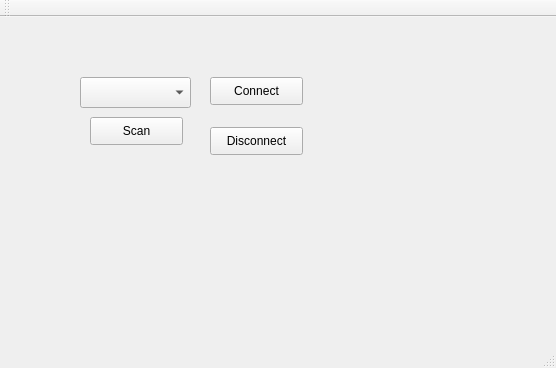
<?xml version="1.0" encoding="UTF-8"?>
<ui version="4.0">
 <class>MainWindow</class>
 <widget class="QMainWindow" name="MainWindow">
  <property name="geometry">
   <rect>
    <x>0</x>
    <y>0</y>
    <width>556</width>
    <height>368</height>
   </rect>
  </property>
  <property name="windowTitle">
   <string>MainWindow</string>
  </property>
  <widget class="QWidget" name="centralWidget">
   <widget class="QPushButton" name="scan">
    <property name="geometry">
     <rect>
      <x>90</x>
      <y>100</y>
      <width>93</width>
      <height>28</height>
     </rect>
    </property>
    <property name="text">
     <string>Scan</string>
    </property>
   </widget>
   <widget class="QPushButton" name="connect">
    <property name="geometry">
     <rect>
      <x>210</x>
      <y>60</y>
      <width>93</width>
      <height>28</height>
     </rect>
    </property>
    <property name="text">
     <string>Connect</string>
    </property>
   </widget>
   <widget class="QComboBox" name="comboBox">
    <property name="geometry">
     <rect>
      <x>80</x>
      <y>60</y>
      <width>111</width>
      <height>31</height>
     </rect>
    </property>
   </widget>
   <widget class="QPushButton" name="pushButton">
    <property name="geometry">
     <rect>
      <x>210</x>
      <y>110</y>
      <width>93</width>
      <height>28</height>
     </rect>
    </property>
    <property name="text">
     <string>Disconnect</string>
    </property>
   </widget>
  </widget>
  <widget class="QMenuBar" name="menuBar">
   <property name="geometry">
    <rect>
     <x>0</x>
     <y>0</y>
     <width>556</width>
     <height>26</height>
    </rect>
   </property>
  </widget>
  <widget class="QToolBar" name="mainToolBar">
   <attribute name="toolBarArea">
    <enum>TopToolBarArea</enum>
   </attribute>
   <attribute name="toolBarBreak">
    <bool>false</bool>
   </attribute>
  </widget>
  <widget class="QStatusBar" name="statusBar"/>
 </widget>
 <layoutdefault spacing="6" margin="11"/>
 <resources/>
 <connections/>
</ui>
